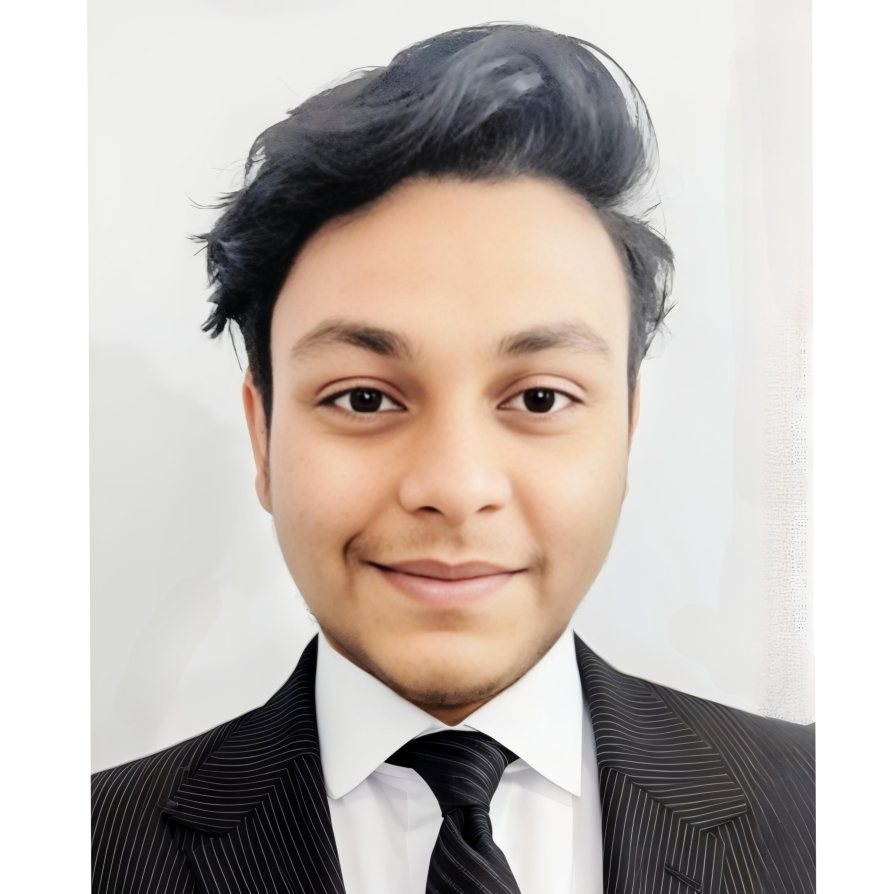
#> input picture assets/source-profile-photo.jpg, 2680 x 2680 px (shown at 1/3 size)
$ python generate_portrait.py
#> lines starting #> are read from the running program, lines starting #| are printed output that depends on the picture
#!/usr/bin/env python3
"""
ASCII Portrait Generator (Large Format / Full Canvas Preserved)
==============================================================
Generates a large, high-fidelity ASCII portrait using a 3:4/4:5 aspect ratio.
Ensures no lower cropping occurs and utilizes `preserveAspectRatio="xMidYMid meet"`.
"""

import os
import sys

try:
    from PIL import Image, ImageOps, ImageEnhance, ImageFilter
except ImportError:
    print("[error] Pillow is not installed. Please install it using: pip install Pillow", file=sys.stderr)
    sys.exit(1)

ASSETS_DIR = os.path.join(os.path.dirname(os.path.dirname(os.path.abspath(__file__))), "assets")
INPUT_FILE = os.path.join(ASSETS_DIR, "source-profile-photo.jpg")

OUTPUT_PREVIEW = os.path.join(ASSETS_DIR, "portrait-ascii-preview.svg")
OUTPUT_SAFE = os.path.join(ASSETS_DIR, "portrait-ascii.svg")
OUTPUT_STATIC = os.path.join(ASSETS_DIR, "portrait-ascii-static.svg")
OUTPUT_PHOTO = os.path.join(ASSETS_DIR, "profile-photo.jpg")

# Layout Configuration
# We want a 700px wide terminal.
TERMINAL_WIDTH = 700

# We want the art itself to have a 3:4 or 4:5 ratio. Let's aim for 4:5.
ART_ASPECT_RATIO = 5.0 / 4.0 # Height / Width

# Safe Grid: Optimized for 700px display
GRID_SAFE_W = 85
GRID_PREVIEW_W = 120

ASCII_RAMP = [" ", ".", ":", "-", "=", "+", "*", "#", "%", "@"]

COLORS = {
    "bg": "#0D1117",
    "frame": "#273449",
    "titlebar": "#161B22",
    "dot_r": "#FF5F56",
    "dot_y": "#FFBD2E",
    "dot_g": "#27C93F",
    "prompt": "#E5E7EB",
    "cyan": "#22D3EE",
    "violet": "#8B5CF6",
}

def enhance_image(img: Image.Image) -> Image.Image:
    img = img.convert("RGB")
    w, h = img.size

    # We want a target aspect ratio of Width:Height = 4:5.
    target_ratio = 4.0 / 5.0
    current_ratio = w / float(h)

    if current_ratio > target_ratio:
        # Image is too wide, crop the sides
        new_w = int(h * target_ratio)
        left = (w - new_w) // 2
        img = img.crop((left, 0, left + new_w, h))
    else:
        # Image is too tall, crop the bottom slightly (or top)
        # But user requested "Preserve the complete bottom region".
        # So we will crop the TOP if needed, or just crop equally.
        # Let's crop from the top so we don't lose the bottom clothing.
        new_h = int(w / target_ratio)
        top = h - new_h  # Keep the bottom, crop top
        # Actually, cropping top might cut the head. A center crop is safer.
        top = (h - new_h) // 2
        img = img.crop((0, top, w, top + new_h))

    # Add Padding (8-12% sides, 12-18% bottom, 8-12% top) as requested.
    # We can just shrink the image into a slightly larger canvas to act as padding.
    padded_w = int(img.width * 1.25)
    padded_h = int(img.height * 1.35)

    padded_img = Image.new("RGB", (padded_w, padded_h), (0, 0, 0))
    # Place it: 12.5% left, 10% top, which leaves more space at bottom
    x_offset = int(img.width * 0.125)
    y_offset = int(img.height * 0.10)
    padded_img.paste(img, (x_offset, y_offset))

    img = padded_img

    # Save a clean copy for the repo just in case, even though we won't show it in whoami
    img.resize((500, int(500 * (5/4))), Image.Resampling.LANCZOS).save(OUTPUT_PHOTO, quality=85)

    gray = ImageOps.grayscale(img)
    gray = ImageOps.autocontrast(gray, cutoff=2)
    gray = gray.filter(ImageFilter.UnsharpMask(radius=2, percent=150, threshold=3))

    enhancer = ImageEnhance.Contrast(gray)
    gray = enhancer.enhance(1.4)

    bright_enhancer = ImageEnhance.Brightness(gray)
    gray = bright_enhancer.enhance(1.1)

    return gray

def image_to_ascii(gray_img: Image.Image, grid_width: int) -> list:
    # Character height is usually ~2x character width
    # If the image ratio is H/W = 1.25 (5/4)
    # Then grid_height = grid_width * 1.25 * (1/2) = grid_width * 0.625
    grid_height = int(grid_width * (gray_img.height / gray_img.width) * 0.55)

    resized = gray_img.resize((grid_width, int(grid_height * 2.0)), Image.Resampling.LANCZOS)
    resized = resized.resize((grid_width, grid_height), Image.Resampling.NEAREST)

    pixels = resized.load()
    ascii_grid = []

    for y in range(grid_height):
        row_data = []
        for x in range(grid_width):
            val = pixels[x, y]
            idx = int((val / 255.0) * (len(ASCII_RAMP) - 1))
            char = ASCII_RAMP[idx]

            if val < 80:
                color = COLORS["violet"]
            else:
                color = COLORS["cyan"]

            row_data.append((char, color))
        ascii_grid.append(row_data)

    return ascii_grid

def generate_svg(ascii_grid: list, animated: bool, is_preview: bool) -> str:
    title = "Terminal ASCII Portrait"
    if is_preview: title += " (Preview)"
    if not animated: title += " (Static Fallback)"

    # Fonts and sizing
    # Target terminal width is 700. Let's calculate char width.
    grid_width_chars = len(ascii_grid[0])
    grid_height_chars = len(ascii_grid)

    char_width = (TERMINAL_WIDTH * 0.8) / grid_width_chars
    line_height = char_width * 2.0
    font_size = char_width * 1.6

    # Terminal height depends on rows
    art_height = grid_height_chars * line_height
    start_y = 90
    bottom_y = start_y + art_height + 15
    terminal_height = bottom_y + 40

    css = f'''
      .bg {{ fill: {COLORS["bg"]}; }}
      .frame {{ fill: none; stroke: {COLORS["frame"]}; stroke-width: 1.5; rx: 12; }}
      .titlebar {{ fill: {COLORS["titlebar"]}; }}
      .dot-r {{ fill: {COLORS["dot_r"]}; }}
      .dot-y {{ fill: {COLORS["dot_y"]}; }}
      .dot-g {{ fill: {COLORS["dot_g"]}; }}
      .title-text {{ fill: #8B949E; font-family: 'JetBrains Mono', 'Courier New', monospace; font-size: 14px; text-anchor: middle; }}
      .prompt {{ fill: {COLORS["cyan"]}; font-family: 'JetBrains Mono', 'Courier New', monospace; font-size: 14px; font-weight: bold; }}
      .cmd {{ fill: {COLORS["prompt"]}; font-family: 'JetBrains Mono', 'Courier New', monospace; font-size: 14px; }}
      .cursor {{ fill: {COLORS["cyan"]}; }}
      .ascii-char {{ font-family: 'JetBrains Mono', 'Courier New', monospace; font-size: {font_size:.2f}px; font-weight: 600; }}
'''

    if animated:
        css += '''
      .ascii-line { opacity: 0; animation: reveal 0.1s ease-out forwards; }
      @keyframes reveal { from { opacity: 0; transform: translateY(-2px); } to { opacity: 1; transform: translateY(0); } }
      .cursor { animation: blink 1s step-end infinite; }
      @keyframes blink { 0%, 100% { opacity: 1; } 50% { opacity: 0; } }
      @media (prefers-reduced-motion: reduce) { .ascii-line { animation: none; opacity: 1; } .cursor { animation: none; opacity: 0; } }
'''
    else:
        css += '''      .ascii-line { opacity: 1; }'''

    # Use xMidYMid meet to avoid any clipping
    svg = f'''<svg xmlns="http://www.w3.org/2000/svg" viewBox="0 0 {TERMINAL_WIDTH} {terminal_height}" width="100%" height="100%" preserveAspectRatio="xMidYMid meet">
  <title>{title}</title>
  <defs><style>\n{css}\n  </style></defs>

  <rect class="bg" width="{TERMINAL_WIDTH}" height="{terminal_height}" rx="12"/>
  <rect class="frame" x="0.75" y="0.75" width="{TERMINAL_WIDTH - 1.5}" height="{terminal_height - 1.5}" rx="12"/>

  <rect class="titlebar" x="1" y="1" width="{TERMINAL_WIDTH - 2}" height="36" rx="12"/>
  <rect class="titlebar" x="1" y="25" width="{TERMINAL_WIDTH - 2}" height="12"/>
  <circle class="dot-r" cx="20" cy="19" r="6"/>
  <circle class="dot-y" cx="38" cy="19" r="6"/>
  <circle class="dot-g" cx="56" cy="19" r="6"/>
  <text class="title-text" x="{TERMINAL_WIDTH / 2}" y="23">portrait.render — bash</text>

  <text class="prompt" x="20" y="60">shahnoor@github:~$</text>
  <text class="cmd" x="180" y="60">./render-portrait.sh</text>
'''

    art_width = grid_width_chars * char_width
    start_x = (TERMINAL_WIDTH - art_width) / 2

    svg += '  <g>\n'
    for row_idx, row_data in enumerate(ascii_grid):
        y = start_y + (row_idx * line_height)
        delay = 0.5 + (row_idx * 0.04) if animated else 0

        style = f' style="animation-delay: {delay:.2f}s;"' if animated else ''
        svg += f'    <text class="ascii-line" y="{y:.2f}"{style}>\n'

        current_color = None
        current_span = ""
        span_x = start_x

        for col_idx, (char, color) in enumerate(row_data):
            char_safe = "&#160;" if char == " " else char.replace("<", "&lt;").replace(">", "&gt;").replace("&", "&amp;")

            if color != current_color:
                if current_color is not None:
                    svg += f'      <tspan class="ascii-char" fill="{current_color}" x="{span_x:.1f}">{current_span}</tspan>\n'
                current_color = color
                current_span = char_safe
                span_x = start_x + (col_idx * char_width)
            else:
                current_span += char_safe

        if current_span:
            svg += f'      <tspan class="ascii-char" fill="{current_color}" x="{span_x:.1f}">{current_span}</tspan>\n'

        svg += '    </text>\n'

    svg += '  </g>\n\n'

    svg += f'  <line x1="20" y1="{bottom_y}" x2="{TERMINAL_WIDTH - 20}" y2="{bottom_y}" stroke="{COLORS["frame"]}" stroke-width="0.5"/>\n'
    svg += f'  <text class="prompt" x="20" y="{bottom_y + 20}">shahnoor@github:~$</text>\n'

    if animated:
        cursor_delay = 0.5 + (grid_height_chars * 0.04) + 0.2
        svg += f'  <rect class="cursor" x="180" y="{bottom_y + 6}" width="8" height="15" rx="1" style="animation-delay: {cursor_delay:.2f}s;"/>\n'
    else:
        svg += f'  <rect class="cursor" x="180" y="{bottom_y + 6}" width="8" height="15" rx="1"/>\n'

    svg += '</svg>'
    return svg

def main():
    if not os.path.exists(INPUT_FILE):
        print(f"\n[!] Missing Source Image: {INPUT_FILE}\n")
        sys.exit(1)

    print("[info] Processing image (dynamic aspect ratio, uncropped bottom)...")
    img = Image.open(INPUT_FILE)
#> img is the input picture: PIL image 2680x2680 RGB; mean R, G, B 195, 186.9, 181.7
    enhanced = enhance_image(img)
#> in enhance_image, `img = img.crop((left, 0, left + new_w, h))`:
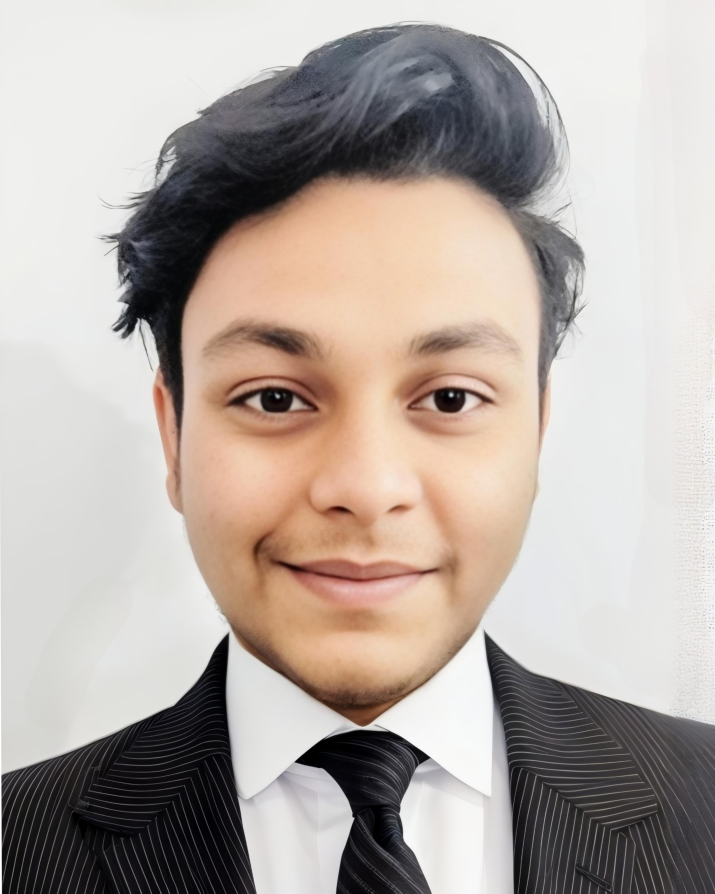
#> img: PIL image 2144x2680 RGB (shown at 1/3 size); mean R, G, B 180.8, 170.6, 164.1
#> in enhance_image, `padded_img = Image.new("RGB", (padded_w, padded_h), (0, 0, 0))`: padded_img: PIL image 2680x3618 RGB; every value is 0
#> in enhance_image, `padded_img.paste(img, (x_offset, y_offset))`:
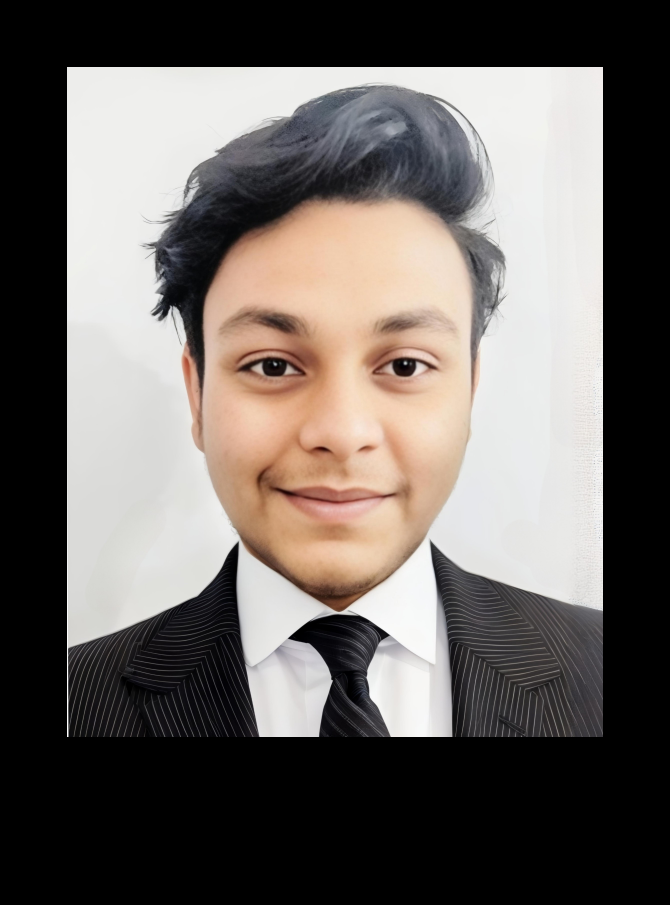
#> padded_img: PIL image 2680x3618 RGB (shown at 1/4 size); mean R, G, B 107.1, 101.1, 97.2
#> in enhance_image, `img.resize((500, int(500 * (5/4))), Image.Resampling.LANCZOS).save(OUT..`:
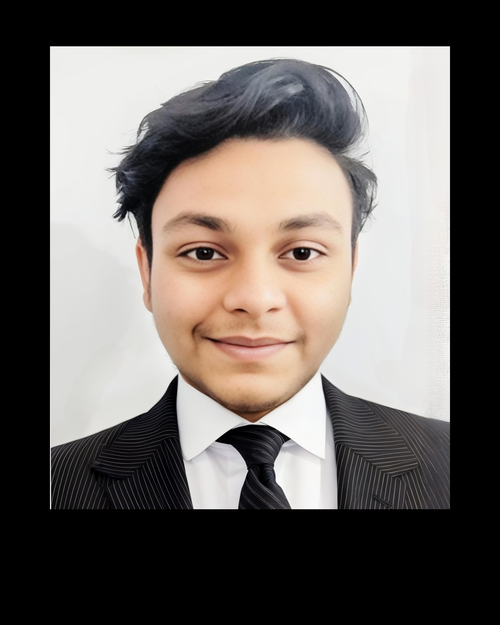
#> saved as profile-photo.jpg: PIL image 500x625 RGB; mean R, G, B 107.2, 101.1, 97.3
#> in enhance_image, `gray = enhancer.enhance(1.4)`:
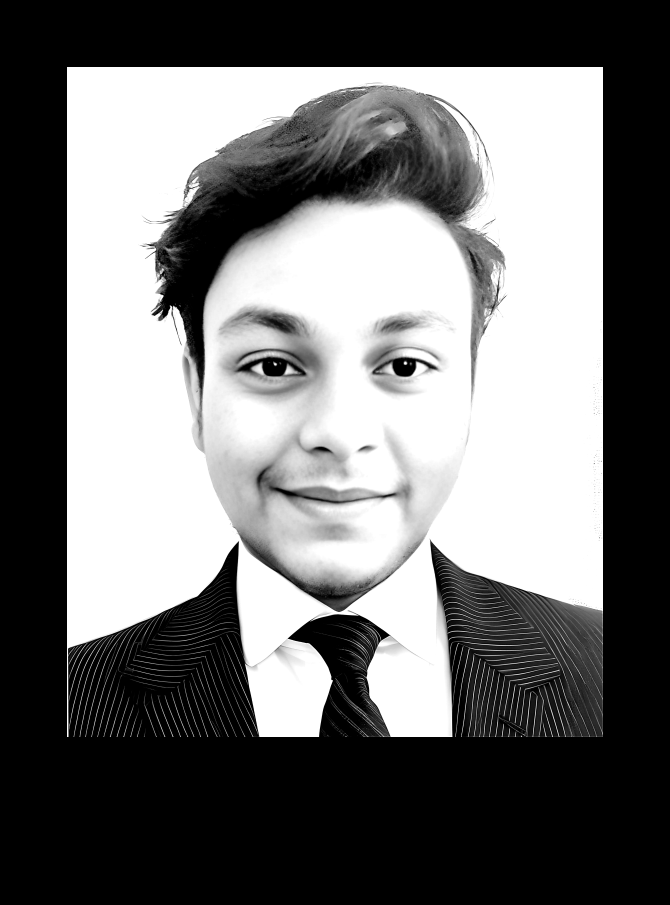
#> gray: PIL image 2680x3618 L (shown at 1/4 size); min 0, max 255, mean 113.4

    print("[info] Generating Preview ASCII...")
    grid_preview = image_to_ascii(enhanced, GRID_PREVIEW_W)
#> in image_to_ascii, `resized = resized.resize((grid_width, grid_height), Image.Resampling.N..`:
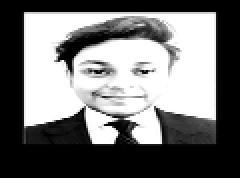
#> resized: PIL image 120x89 L (shown 2 times larger); min 0, max 255, mean 115.6
#> after the loop in image_to_ascii, `for y in range(grid_height):`: ascii_grid = 89 items
#> grid_preview = 89 items
    with open(OUTPUT_PREVIEW, "w", encoding="utf-8") as f:
        f.write(generate_svg(grid_preview, animated=True, is_preview=True))
#> in generate_svg, `grid_width_chars = len(ascii_grid[0])`: grid_width_chars = 120
#> in generate_svg, `grid_height_chars = len(ascii_grid)`: grid_height_chars = 89
#> in generate_svg, `char_width = (TERMINAL_WIDTH * 0.8) / grid_width_chars`: char_width = 4.67
#> in generate_svg, `line_height = char_width * 2.0`: line_height = 9.33
#> in generate_svg, `font_size = char_width * 1.6`: font_size = 7.47
#> in generate_svg, `art_height = grid_height_chars * line_height`: art_height = 830.7
#> in generate_svg, `bottom_y = start_y + art_height + 15`: bottom_y = 935.7
#> in generate_svg, `terminal_height = bottom_y + 40`: terminal_height = 975.7
#> in generate_svg, `art_width = grid_width_chars * char_width`: art_width = 560
#> in generate_svg, `start_x = (TERMINAL_WIDTH - art_width) / 2`: start_x = 70
#> the loop in generate_svg, `for row_idx, row_data in enumerate(ascii_grid):` made 89 passes
#> (y, delay, style) on passes 1 to 12: (90, 0.5, ' style="animation-delay: 0.50s;"'), (99.33, 0.54, ' style="animation-delay: 0.54s;"'), (108.7, 0.58, ' style="animation-delay: 0.58s;"'), (118, 0.62, ' style="animation-delay: 0.62s;"'), (127.3, 0.66, ' style="animation-delay: 0.66s;"'), (136.7, 0.7, ' style="animation-delay: 0.70s;"'), (146, 0.74, ' style="animation-delay: 0.74s;"'), (155.3, 0.78, ' style="animation-delay: 0.78s;"'), (164.7, 0.82, ' style="animation-delay: 0.82s;"'), (174, 0.86, ' style="animation-delay: 0.86s;"'), (183.3, 0.9, ' style="animation-delay: 0.90s;"'), (192.7, 0.94, ' style="animation-delay: 0.94s;"')
#> (y, delay) on passes 61 to 66: (650, 2.9), (659.3, 2.94), (668.7, 2.98), (678, 3.02), (687.3, 3.06), (696.7, 3.1)
#> in generate_svg, `cursor_delay = 0.5 + (grid_height_chars * 0.04) + 0.2`: cursor_delay = 4.26

    print("[info] Generating Safe ASCII...")
    grid_safe = image_to_ascii(enhanced, GRID_SAFE_W)
#> call 2 of image_to_ascii, with grid_width = 85
#> in image_to_ascii (call 2), `resized = gray_img.resize((grid_width, int(grid_height * 2.0)), Image...`:
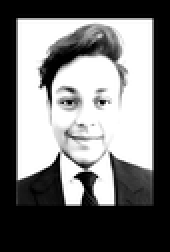
#> resized: PIL image 85x126 L (shown 2 times larger); min 0, max 255, mean 115.5
#> in image_to_ascii (call 2), `resized = resized.resize((grid_width, grid_height), Image.Resampling.N..`:
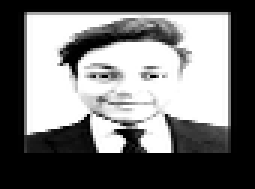
#> resized: PIL image 85x63 L (shown 3 times larger); min 0, max 255, mean 115.8
#> after the loop in image_to_ascii (call 2), `for y in range(grid_height):`: ascii_grid = 63 items
#> grid_safe = 63 items

    print("[info] Writing SVGs...")
    with open(OUTPUT_SAFE, "w", encoding="utf-8") as f:
        f.write(generate_svg(grid_safe, animated=True, is_preview=False))
#> the loop in generate_svg (call 2), `for row_idx, row_data in enumerate(ascii_grid):` made 63 passes
#> (y, delay, style) on passes 1 to 12: (90, 0.5, ' style="animation-delay: 0.50s;"'), (103.2, 0.54, ' style="animation-delay: 0.54s;"'), (116.4, 0.58, ' style="animation-delay: 0.58s;"'), (129.5, 0.62, ' style="animation-delay: 0.62s;"'), (142.7, 0.66, ' style="animation-delay: 0.66s;"'), (155.9, 0.7, ' style="animation-delay: 0.70s;"'), (169.1, 0.74, ' style="animation-delay: 0.74s;"'), (182.2, 0.78, ' style="animation-delay: 0.78s;"'), (195.4, 0.82, ' style="animation-delay: 0.82s;"'), (208.6, 0.86, ' style="animation-delay: 0.86s;"'), (221.8, 0.9, ' style="animation-delay: 0.90s;"'), (234.9, 0.94, ' style="animation-delay: 0.94s;"')
    with open(OUTPUT_STATIC, "w", encoding="utf-8") as f:
        f.write(generate_svg(grid_safe, animated=False, is_preview=False))

    print("[success] Complete. SVG viewBox height is dynamically scaled to fit everything.")

if __name__ == "__main__":
    main()
